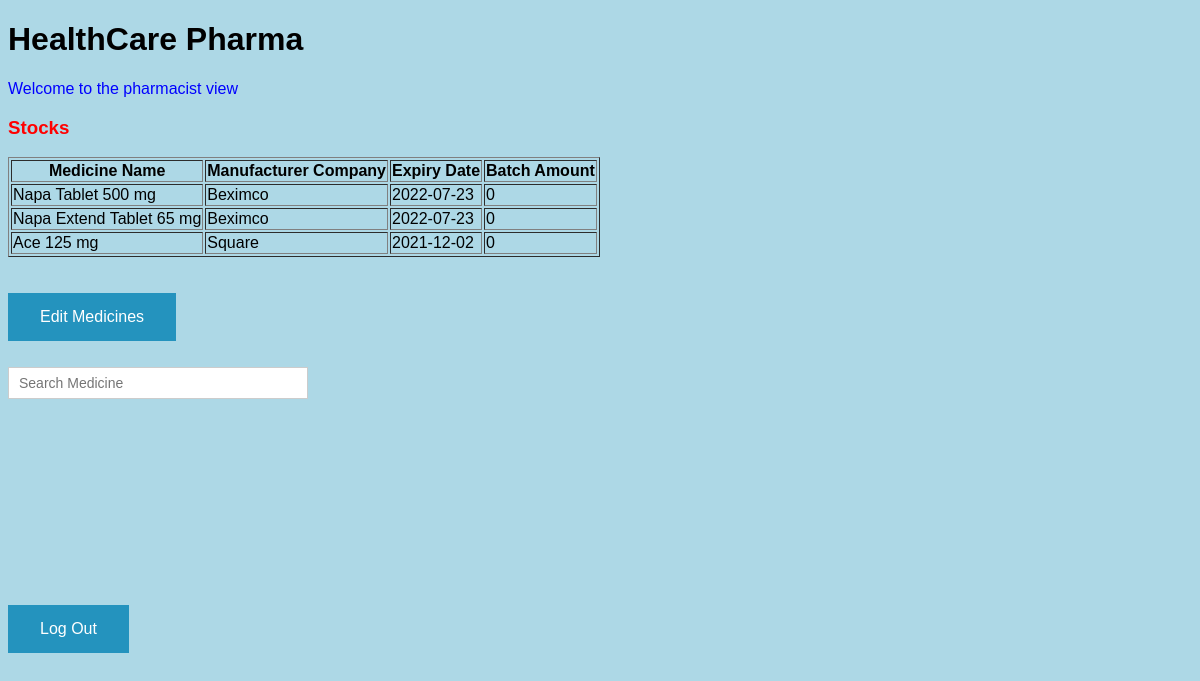
The page /view/pharmacy.php (signed in) on the database its author committed.
### tables this page shows
CREATE TABLE `medicines` (
  `medname` varchar(255) NOT NULL,
  `company` varchar(255) NOT NULL,
  `expdate` varchar(255) NOT NULL,
  `batch` int(20) NOT NULL
);

### model/db.php (called while the page is built, shortened)
<?php
class db{
 function ShowAll($conn,$table)
 {
$result = $conn->query("SELECT * FROM  $table");
 return $result;
 }
}
?>

### view/pharmacy.php (the view, shortened to what this page needs)
<?php
include('../model/db.php');
?>
<!DOCTYPE html>
<html>
<head>
  <link rel="stylesheet" href="../css/style.css">
</head>
<body>
<h1>HealthCare Pharma</h1>
<p style="color:blue;">Welcome to the pharmacist view </p>
<h3 style="color:red;">Stocks</h3>
<div>
    <?php
    $connection = new db();
    $conobj=$connection->OpenCon();
    $userQuery=$connection->ShowAll($conobj,"medicines");
    if ($userQuery->num_rows > 0) {
        echo "<table border='1'>
        <tr>
        <th>Medicine Name</th>
        <th>Manufacturer Company</th>
        <th>Expiry Date</th>
        <th>Batch Amount</th>
        </tr>";
        while($row = $userQuery->fetch_assoc()) {
            echo "<tr>";
            echo "<td>" . $row['medname'] . "</td>";
            echo "<td>" . $row['company'] . "</td>";
            echo "<td>" . $row['expdate'] . "</td>";
            echo "<td>" . $row['batch'] . "</td>";
            echo "</tr>";
        }
        echo "</table>";
    } else {
        echo "0 results";
    }
    ?>
</div>
<br> </br>
<a href="stock.php" class="button">Edit Medicines</a>
<br> </br>
    <div class="search-box">
        <input type="text" autocomplete="off" placeholder="Search Medicine" />
    </div>
<br> </br>
<br> </br>
<br> </br>
<br> </br>
<br> </br>
<br> </br>
<a href="../controller/logout.php" class="button">Log Out</a>
  </body>
</html>

### css/style.css (style rules this page uses)
body { font-family: Arail, sans-serif; }
.search-box { width: 300px; position: relative; display: inline-block; font-size: 14px; }
.search-box input[type="text"] { height: 32px; padding: 5px 10px; border: 1px solid #CCCCCC; font-size: 14px; }
.search-box input[type="text"], .result { width: 100%; box-sizing: border-box; }
.button { background-color: #2493be; border: none; color: white; padding: 15px 32px; text-align: center; text-decoration: none; display: inline-block; font-size: 16px; }
body { background-color: lightblue; }
body { font-family: Arial, Helvetica, sans-serif; }
input[type=email], input[type=password], input[type=text], input[type=date], input[type=number] { width: 100%; padding: 12px 20px; margin: 8px 0; display: inline-block; border: 1px solid rgb(224, 156, 156); box-sizing: border-box; }

### rows shown on the page
medicines: medname "Napa Tablet 500 mg", company "Beximco", expdate "2022-07-23", batch "0"
medicines: medname "Napa Extend Tablet 65 mg", company "Beximco", expdate "2022-07-23", batch "0"
medicines: medname "Ace 125 mg", company "Square", expdate "2021-12-02", batch "0"
